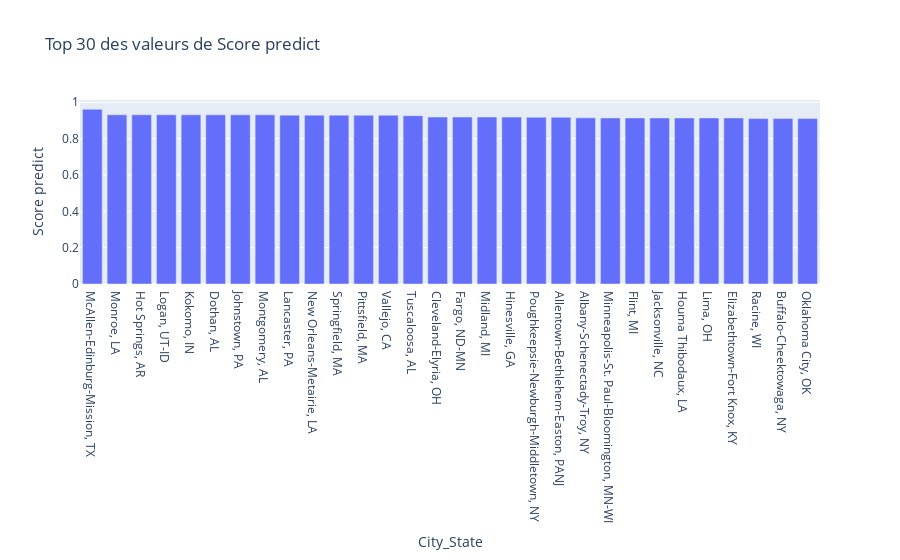

Source (notebook cell):
### Code cell
import plotly.graph_objects as go

# Calculer la moyenne de la colonne "starbucks_percapita"
average_starbucks_percapita = dff['starbucks_percapita'].mean()

# Filtrer les données selon la condition de "starbucks_percapita" supérieur ou égal à la moyenne
filtered_data = dff[dff['starbucks_percapita'] >= average_starbucks_percapita]

# Trier les données filtrées par la colonne 'prediction_mean' en ordre décroissant et sélectionner les 30 premières lignes
sorted_data = filtered_data.sort_values('prediction_mean', ascending=False).head(30)

City_State_x = sorted_data['City_State']
prediction_mean = sorted_data['prediction_mean']

# Créer un graphique à barres
fig = go.Figure()
fig.add_trace(go.Bar(x=City_State_x, y=prediction_mean, name='Score predict'))

# Définir le titre du graphique et les étiquettes des axes
fig.update_layout(
    title='Top 30 des valeurs de Score predict',
    xaxis_title='City_State',
    yaxis_title='Score predict'
)

# Afficher le graphique
fig.show()

### Figure 1 — Plotly figure (JSON) as saved in the notebook; plotly's stock layout.template omitted (floating-point values rounded to 4 significant figures)
{"data": [{"name": "Score predict", "type": "bar", "x": ["McAllen-Edinburg-Mission, TX", "Monroe, LA", "Hot Springs, AR", "Logan, UT-ID", "Kokomo, IN", "Dothan, AL", "Johnstown, PA", "Montgomery, AL", "Lancaster, PA", "New Orleans-Metairie, LA", "Springfield, MA", "Pittsfield, MA", "Vallejo, CA", "Tuscaloosa, AL", "Cleveland-Elyria, OH", "Fargo, ND-MN", "Midland, MI", "Hinesville, GA", "Poughkeepsie-Newburgh-Middletown, NY", "Allentown-Bethlehem-Easton, PANJ", "Albany-Schenectady-Troy, NY", "Minneapolis-St. Paul-Bloomington, MN-WI", "Flint, MI", "Jacksonville, NC", "Houma Thibodaux, LA", "Lima, OH", "Elizabethtown-Fort Knox, KY", "Racine, WI", "Buffalo-Cheektowaga, NY", "Oklahoma City, OK"], "y": [0.9619, 0.9312, 0.9312, 0.9312, 0.9312, 0.931, 0.931, 0.931, 0.9293, 0.9293, 0.9293, 0.9289, 0.9289, 0.9263, 0.9188, 0.9188, 0.9188, 0.9186, 0.9173, 0.9173, 0.9142, 0.9141, 0.914, 0.914, 0.914, 0.914, 0.914, 0.9104, 0.9104, 0.9104]}], "layout": {"title": {"text": "Top 30 des valeurs de Score predict"}, "xaxis": {"title": {"text": "City_State"}}, "yaxis": {"title": {"text": "Score predict"}}}}
